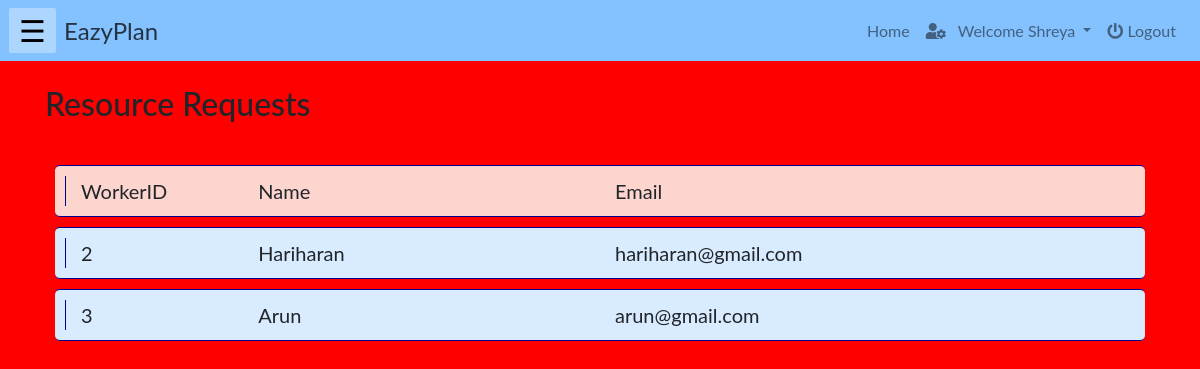
The app's page /php/allWorkers.php (signed in) with its own data.
### tables this page shows
CREATE TABLE `account` (
  `userid` int(10) NOT NULL,
  `name` varchar(100) NOT NULL,
  `email` varchar(200) NOT NULL,
  `role` varchar(20) NOT NULL,
  `password` varchar(40) NOT NULL
);

### php/allWorkers.php (the view, shortened to what this page needs)
<!DOCTYPE html>
<html lang="en">
    <?php
        include("../php/headLinks.php");
        if(isset($_SESSION["name"]) && ($_SESSION["role"]=='staff')){
    ?>
    <body>
        <?php
            include("../php/navbar.php");
        ?>
        <div class="container">
        <br><h2>Resource Requests</h2><br>
            <div class="row" id="heading">
                <div class="col-md-2" id="val" >WorkerID</div>
                <div class="col-md-4" id="val" >Name</div>
                <div class="col-md-4" id="val" >Email</div>
            </div>
            <?php
                include("../connection/config.php");
                $sql ="select userid, name, email FROM account where role='worker'";
                $workers = mysqli_query($db, $sql);
                foreach($workers as $worker)
                    {
            ?>
            <div class="row" id="item">
                <div class="col-md-2" id="val" ><?php echo $worker['userid']; ?></div>
                <div class="col-md-4" id="val" ><?php echo $worker['name']; ?></div>
                <div class="col-md-4" id="val" ><?php echo $worker['email']; ?></div>
            </div>
            <?php
                }
            ?>
        </div>
    </body>
    <?php
        }
    else{
    echo "<h3 style='color:red'>Login to access the page...</h3>";
    echo "<a href='./login.php'>Click here to login</a>";}
    ?>
</html>

### css/homepagestaff.css (style rules this page uses)
body { background-color: red; font-family: "Lato", sans-serif; }

### css/resource.css (style rules this page uses)
#item { border-bottom:1px solid darkblue; border-top:1px solid darkblue; border-radius:5px; padding: 10px; margin:10px; font-size: 20px; background-color: #d9ecff; }
.col-md-2 { border-left:1px solid darkblue; }
#heading { background-color: rgb(252, 213, 206); border-bottom:1px solid darkblue; border-top:1px solid darkblue; border-radius:5px; padding: 10px; margin:10px; font-size: 20px; }

### records on screen
account: userid "2", name "Hariharan", email "hariharan@gmail.com"
account: userid "3", name "Arun", email "arun@gmail.com"

### other values on screen
$_SESSION["name"] "Shreya"
